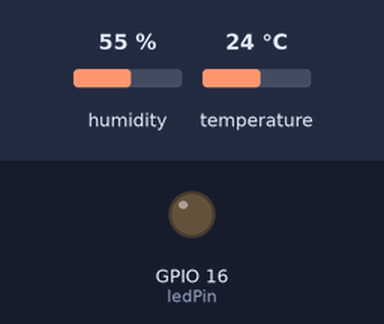
Recording of a sketch running on a simulated ESP8266 (NodeMCU). Parts: output pins drawn as LEDs (lit = HIGH). The test bench sets the inputs (shaded band); at power-on: humidity 55 %, temperature 24 °C. WiFi joins after 1.5 s; servers stay silent unless stated; random numbers use the default seed unless the sketch sets one; no MQTT or app messages arrive unless stated; what the sketch prints to the serial monitor is not drawn.

Above: at 0.0 s.
At 2.6 s:
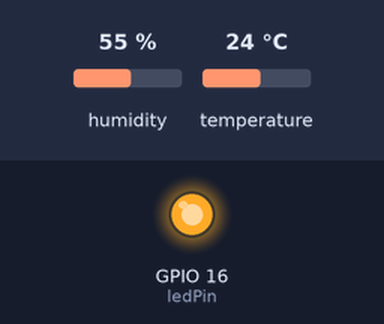
Timing chart, 0 to 4.1 s (numbered marks = the images above):
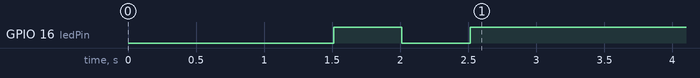

The sketch:

ESP8266.ino
```cpp
#include <ESP8266WiFi.h>
#include <PubSubClient.h>
#include <DHT.h>

#define DHTPIN 5
#define DHTTYPE DHT11
const int ledPin = 16;  // Número de pin del LED

char ssid[] = "Martin Router King";  // Nombre de la red Wi-Fi
const char* password = "RYbd2023";  // Contraseña de la red Wi-Fi
const char* mqtt_server = "broker.emqx.io";  // Dirección del servidor MQTT
const char* temperatura_topic = "sensores/temperatura_UD7744";  // Tema MQTT para la temperatura
const char* humedad_topic = "sensores/humedad_UD7744";  // Tema MQTT para la humedad

WiFiClient espClient; // Cliente Wi-Fi
PubSubClient mqttClient(espClient); // Cliente MQTT
DHT dhtSensor(DHTPIN, DHTTYPE); // Sensor DHT11

void setup_wifi() {
  delay(10);
  Serial.println();
  Serial.print("Conectando a ");
  Serial.println(ssid);

  WiFi.begin(ssid, password);

  // Esperar a que el cliente se conecte a la red Wi-Fi
  while (WiFi.status() != WL_CONNECTED) {
    digitalWrite(ledPin, LOW);
    delay(500);
    Serial.print(".");
  }

  Serial.println("");
  Serial.println("Conectado a la red WiFi");
  Serial.println("Dirección IP: ");
  Serial.println(WiFi.localIP());

  // Parpadear el LED para indicar la conexión exitosa a Wi-Fi
  digitalWrite(ledPin, HIGH);  // Encender el LED
  delay(500);
  digitalWrite(ledPin, LOW);  // Apagar el LED
  delay(500);
  digitalWrite(ledPin, HIGH);  // Encender el LED
}

void reconnect() {
  // Esperar a que el cliente se conecte al servidor MQTT
  while (!mqttClient.connected()) {
    Serial.print("Conectando al servidor MQTT...");
    String clientId = "ESP8266Client-";
    clientId += String(random(0xffff), HEX);

    if (mqttClient.connect(clientId.c_str())) {
      Serial.println("conectado");
    } else {
      Serial.print("fallo, rc=");
      Serial.print(mqttClient.state());
      Serial.println(" intentando nuevamente en 5 segundos");
      delay(5000);
    }
  }
}

void setup() {
  pinMode(ledPin, OUTPUT);  // Configurar el pin del LED como salida
  Serial.begin(115200); // Iniciar puerto serie
  dhtSensor.begin(); // Iniciar sensor DHT11
  setup_wifi(); // Iniciar conexión Wi-Fi
  mqttClient.setServer(mqtt_server, 1883); // Iniciar servidor MQTT
}

void loop() {
  // Verificar si el cliente está conectado al servidor MQTT
  if (!mqttClient.connected()) {
    reconnect();
  }
  mqttClient.loop(); // Mantener la conexión MQTT

  float temperatura = dhtSensor.readTemperature(); // Leer temperatura
  float humedad = dhtSensor.readHumidity(); // Leer humedad

  // Verificar si se pudo leer la temperatura y la humedad
  if (isnan(temperatura) || isnan(humedad)) {
    Serial.println("Error al leer los datos del sensor DHT11");
    return;
  }

  // Publicar temperatura y humedad en el servidor MQTT
  // Cadena para almacenar la temperatura [6] = 4 digitos + punto decimal + caracter nulo
  char temperaturaStr[6];
  // dtostrf(valor, ancho, precision, cadena) se usa para convertir un valor de punto flotante a una cadena
  dtostrf(temperatura, 4, 2, temperaturaStr);
  mqttClient.publish(temperatura_topic, temperaturaStr); // Publicar temperatura

  char humedadStr[6];
  dtostrf(humedad, 4, 2, humedadStr);
  mqttClient.publish(humedad_topic, humedadStr);

  delay(5000); // Intervalo entre lecturas y publicaciones de datos
}
```
